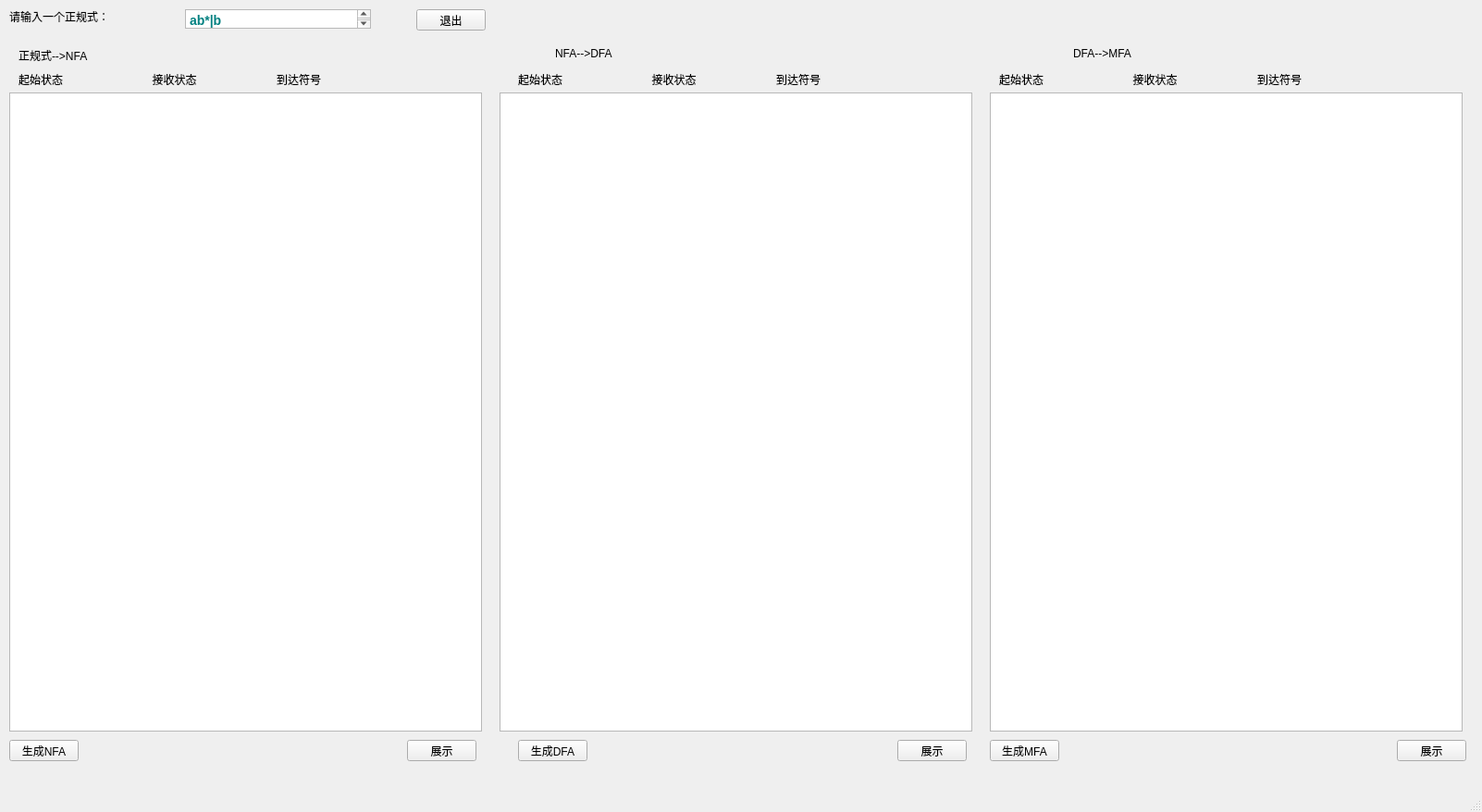
<?xml version="1.0" encoding="UTF-8"?>
<ui version="4.0">
 <class>MainWindow</class>
 <widget class="QMainWindow" name="MainWindow">
  <property name="geometry">
   <rect>
    <x>0</x>
    <y>0</y>
    <width>1602</width>
    <height>878</height>
   </rect>
  </property>
  <property name="windowTitle">
   <string>MainWindow</string>
  </property>
  <widget class="QWidget" name="centralwidget">
   <widget class="QLabel" name="label">
    <property name="geometry">
     <rect>
      <x>10</x>
      <y>10</y>
      <width>161</width>
      <height>16</height>
     </rect>
    </property>
    <property name="text">
     <string>请输入一个正规式：</string>
    </property>
   </widget>
   <widget class="QTextEdit" name="textEdit">
    <property name="geometry">
     <rect>
      <x>200</x>
      <y>10</y>
      <width>201</width>
      <height>21</height>
     </rect>
    </property>
    <property name="html">
     <string>&lt;!DOCTYPE HTML PUBLIC &quot;-//W3C//DTD HTML 4.0//EN&quot; &quot;http://www.w3.org/TR/REC-html40/strict.dtd&quot;&gt;
&lt;html&gt;&lt;head&gt;&lt;meta name=&quot;qrichtext&quot; content=&quot;1&quot; /&gt;&lt;style type=&quot;text/css&quot;&gt;
p, li { white-space: pre-wrap; }
&lt;/style&gt;&lt;/head&gt;&lt;body style=&quot; font-family:'SimSun'; font-size:9pt; font-weight:400; font-style:normal;&quot;&gt;
&lt;p style=&quot; margin-top:12px; margin-bottom:12px; margin-left:0px; margin-right:0px; -qt-block-indent:0; text-indent:0px; background-color:#ffffff;&quot;&gt;&lt;span style=&quot; font-family:'JetBrains Mono','monospace'; font-size:10.5pt; font-weight:600; color:#008080;&quot;&gt;ab*|b&lt;/span&gt;&lt;/p&gt;&lt;/body&gt;&lt;/html&gt;</string>
    </property>
   </widget>
   <widget class="QPushButton" name="pushButton">
    <property name="geometry">
     <rect>
      <x>450</x>
      <y>10</y>
      <width>75</width>
      <height>23</height>
     </rect>
    </property>
    <property name="text">
     <string>退出</string>
    </property>
   </widget>
   <widget class="QLabel" name="label_2">
    <property name="geometry">
     <rect>
      <x>20</x>
      <y>50</y>
      <width>151</width>
      <height>20</height>
     </rect>
    </property>
    <property name="text">
     <string>正规式--&gt;NFA</string>
    </property>
   </widget>
   <widget class="QLabel" name="label_5">
    <property name="geometry">
     <rect>
      <x>0</x>
      <y>60</y>
      <width>54</width>
      <height>12</height>
     </rect>
    </property>
    <property name="text">
     <string/>
    </property>
   </widget>
   <widget class="QPushButton" name="pushButton_2">
    <property name="geometry">
     <rect>
      <x>10</x>
      <y>800</y>
      <width>75</width>
      <height>23</height>
     </rect>
    </property>
    <property name="text">
     <string>生成NFA</string>
    </property>
   </widget>
   <widget class="QPushButton" name="pushButton_4">
    <property name="geometry">
     <rect>
      <x>440</x>
      <y>800</y>
      <width>75</width>
      <height>23</height>
     </rect>
    </property>
    <property name="text">
     <string>展示</string>
    </property>
   </widget>
   <widget class="QPushButton" name="pushButton_5">
    <property name="geometry">
     <rect>
      <x>560</x>
      <y>800</y>
      <width>75</width>
      <height>23</height>
     </rect>
    </property>
    <property name="text">
     <string>生成DFA</string>
    </property>
   </widget>
   <widget class="QLabel" name="label_3">
    <property name="geometry">
     <rect>
      <x>600</x>
      <y>50</y>
      <width>101</width>
      <height>16</height>
     </rect>
    </property>
    <property name="text">
     <string>NFA--&gt;DFA</string>
    </property>
   </widget>
   <widget class="QPushButton" name="pushButton_7">
    <property name="geometry">
     <rect>
      <x>970</x>
      <y>800</y>
      <width>75</width>
      <height>23</height>
     </rect>
    </property>
    <property name="text">
     <string>展示</string>
    </property>
   </widget>
   <widget class="QPushButton" name="pushButton_8">
    <property name="geometry">
     <rect>
      <x>1070</x>
      <y>800</y>
      <width>75</width>
      <height>23</height>
     </rect>
    </property>
    <property name="text">
     <string>生成MFA</string>
    </property>
   </widget>
   <widget class="QLabel" name="label_4">
    <property name="geometry">
     <rect>
      <x>1160</x>
      <y>50</y>
      <width>131</width>
      <height>16</height>
     </rect>
    </property>
    <property name="text">
     <string>DFA--&gt;MFA</string>
    </property>
   </widget>
   <widget class="QLabel" name="label_9">
    <property name="geometry">
     <rect>
      <x>820</x>
      <y>70</y>
      <width>54</width>
      <height>12</height>
     </rect>
    </property>
    <property name="text">
     <string/>
    </property>
   </widget>
   <widget class="QPushButton" name="pushButton_10">
    <property name="geometry">
     <rect>
      <x>1510</x>
      <y>800</y>
      <width>75</width>
      <height>23</height>
     </rect>
    </property>
    <property name="text">
     <string>展示</string>
    </property>
   </widget>
   <widget class="QTextBrowser" name="textBrowser">
    <property name="geometry">
     <rect>
      <x>10</x>
      <y>100</y>
      <width>511</width>
      <height>691</height>
     </rect>
    </property>
   </widget>
   <widget class="QLabel" name="label_8">
    <property name="geometry">
     <rect>
      <x>1080</x>
      <y>70</y>
      <width>501</width>
      <height>31</height>
     </rect>
    </property>
    <property name="text">
     <string>起始状态                             接收状态                          到达符号</string>
    </property>
   </widget>
   <widget class="QTextBrowser" name="textBrowser_2">
    <property name="geometry">
     <rect>
      <x>540</x>
      <y>100</y>
      <width>511</width>
      <height>691</height>
     </rect>
    </property>
   </widget>
   <widget class="QTextBrowser" name="textBrowser_3">
    <property name="geometry">
     <rect>
      <x>1070</x>
      <y>100</y>
      <width>511</width>
      <height>691</height>
     </rect>
    </property>
   </widget>
   <widget class="QLabel" name="label_10">
    <property name="geometry">
     <rect>
      <x>560</x>
      <y>70</y>
      <width>501</width>
      <height>31</height>
     </rect>
    </property>
    <property name="text">
     <string>起始状态                             接收状态                          到达符号</string>
    </property>
   </widget>
   <widget class="QLabel" name="label_11">
    <property name="geometry">
     <rect>
      <x>20</x>
      <y>70</y>
      <width>501</width>
      <height>31</height>
     </rect>
    </property>
    <property name="text">
     <string>起始状态                             接收状态                          到达符号</string>
    </property>
   </widget>
  </widget>
  <widget class="QMenuBar" name="menubar">
   <property name="geometry">
    <rect>
     <x>0</x>
     <y>0</y>
     <width>1602</width>
     <height>22</height>
    </rect>
   </property>
  </widget>
  <widget class="QStatusBar" name="statusbar"/>
 </widget>
 <resources/>
 <connections/>
</ui>
